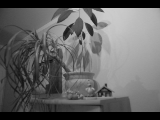
#> input picture Data/set_1/Nikon_D200_0_15694.png, 160 x 120 px, given as the content of the folder Data/set_1/Nikon_D200_0_15694.png, which was not available
$ python dft_dct.py --input_image_path Data/set_1/Nikon_D200_0_15694.png
#> lines starting #> are read from the running program, lines starting #| are printed output that depends on the picture; after the words box and inside, x2 and y2 are one past the last pixel; in counts of white or black regions, pixels touching at a corner belong together; long printed decimals are rounded; pictures that were not available may be replaced by others from this repository, and a replacement may not be noted
from PIL import Image
import numpy as np
from scipy import fftpack
import cv2
import glob
import os
import argparse


def largest_coeff_value_dft(img_fft, num_of_coefficient):
    rows_1 = img_fft.shape[0]
    cols_1 = img_fft.shape[1]

    img_fft_m = np.zeros((rows_1, cols_1), dtype = complex)

    img_fft_abs = np.abs(img_fft)

    temp = np.reshape(img_fft_abs, (rows_1 * cols_1))

    j =0
    if temp[num_of_coefficient -1] == temp[num_of_coefficient]:
       tot_coeff = num_of_coefficient  + 1
    else:
       tot_coeff = num_of_coefficient

    while (j < tot_coeff):

        index = np.where(img_fft_abs == np.amax(img_fft_abs))
        img_fft_m [index[0][0], index[1][0]]= img_fft[index[0][0], index[1][0]]
        img_fft_abs[index[0][0], index[1][0]]= -10
        j = j + 1
    return img_fft_m


def largest_coeff_value_dct(img_dct, num_of_coefficient):
    rows_1 = img_dct.shape[0]
    cols_1 = img_dct.shape[1]

    img_dct_m = np.zeros((rows_1, cols_1))

    img_dct_abs = np.abs(img_dct)

    j =0

    while (j < num_of_coefficient ):
        index = np.where(img_dct_abs == np.amax(img_dct_abs))
        img_dct_m [index[0][0], index[1][0]]= img_dct[index[0][0], index[1][0]]
        img_dct_abs[index[0][0], index[1][0]]= -10
        j = j + 1
    return img_dct_m


def main(args):

    num_of_coefficient = args["num_of_coeff"]
    print(f'number of coefficients are {num_of_coefficient}')

    PATH = args["input_image_path"]

    sum_1 = 0
    sum_2 = 0

    filename_list = []

    results_dft = f'results/dft'
    results_dct = f'results/dct'

    if not os.path.isdir(f'{results_dft}'):
        os.makedirs(results_dft)

    if not os.path.isdir(f'{results_dct}'):
        os.makedirs(results_dct)


    for filename in sorted(glob.glob(f'{PATH}/*')):

        img  = Image.open(filename)
#> img is the input picture: PIL image 160x120 L; min 0, max 204, mean 98.9
        img = np.asarray(img)
        rows, cols = img.shape[0], img.shape[1]
#> rows = 120; cols = 160
        no_of_pixels = rows * cols
#> no_of_pixels = 19200

        # fft
        img_fft = fftpack.fft2(img)
        img_fft_reconstructed = largest_coeff_value_dft(img_fft, num_of_coefficient)
#> in largest_coeff_value_dft, `img_fft_abs = np.abs(img_fft)`:
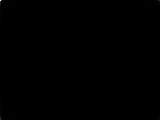
#> img_fft_abs: shape (120, 160) float64; min 22.31, max 1898590, mean 2082.8; drawn with min black and max white
#> in largest_coeff_value_dft, `temp = np.reshape(img_fft_abs, (rows_1 * cols_1))`: temp = 19200 values, max 1898590 at index 0, min 22.31 at index 9263, mean 2082.8
#> the loop in largest_coeff_value_dft, `while (j < tot_coeff): ` made 100 passes
#> after the loop in largest_coeff_value_dft, `while (j < tot_coeff):`:
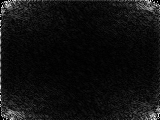
#> img_fft_abs: shape (120, 160) float64; 0.52% of pixels changed, all inside (x1, y1, x2, y2) = (0, 0, 160, 120); drawn with min black and max white
#> after the loop in largest_coeff_value_dft, `while (j < tot_coeff):`: j = 100
        img_reconstructed_f   = fftpack.ifft2(img_fft_reconstructed)
        sum_1 = sum_1 + np.sqrt( np.sum((np.abs(img_reconstructed_f - img)) ** 2 )/no_of_pixels)
#> sum_1 = 20.97

        image_recon_f  = Image.fromarray(np.uint8(img_reconstructed_f))
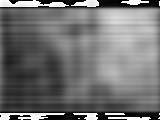
#> image_recon_f: PIL image 160x120 L; min 0, max 255, mean 112.9
        img_name = os.path.basename(filename)

        image_recon_f.save(f'{results_dft}/{num_of_coefficient}_{img_name}')

        # DCT
        img1 = np.float32(img) / 255.0
        img_dct_1 = cv2.dct(img1)
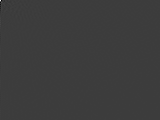
#> img_dct_1: shape (120, 160) float32; min -16.87, max 53.73, mean 0; drawn with min black and max white
        img_dct = img_dct_1 * 255
        img_dct_reconstructed = largest_coeff_value_dct(img_dct, num_of_coefficient)
#> the loop in largest_coeff_value_dct, `while (j < num_of_coefficient ):` made 100 passes
#> after the loop in largest_coeff_value_dct, `while (j < num_of_coefficient ):`:
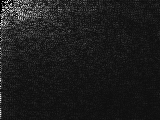
#> img_dct_abs: shape (120, 160) float32; min -10, max 167.2, mean 10; drawn with min black and max white
#> after the loop in largest_coeff_value_dct, `while (j < num_of_coefficient ):`: j = 100
        img_reconstructed_d =  cv2.idct(img_dct_reconstructed)
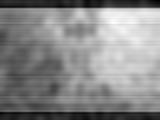
#> img_reconstructed_d: shape (120, 160) float64; min -36.86, max 216.9, mean 98.9; drawn with min black and max white
        sum_2 = sum_2 + np.sqrt(np.sum((np.abs(img_reconstructed_d - img)) ** 2 )/ no_of_pixels)
#> sum_2 = 18.95

        image_recon_d  = Image.fromarray(np.uint8(img_reconstructed_d))
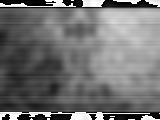
#> image_recon_d: PIL image 160x120 L; min 0, max 255, mean 112.6
        image_recon_d.save(f'{results_dct}/{num_of_coefficient}_{img_name}')

        filename_list.append(filename)

    num_of_images = len(filename_list)
    MSE_fft = sum_1 / num_of_images
#> MSE_fft = 20.97
    MSE_dct = sum_2 / num_of_images
#> MSE_dct = 18.95
    print("Mean Square Error FFT: ", MSE_fft)
#| Mean Square Error FFT:  20.972
    print("Mean Square Error DCT: ", MSE_dct)
#| Mean Square Error DCT:  18.952


if __name__ == "__main__":

     arg_parse = argparse.ArgumentParser()
     arg_parse.add_argument("-i", "--input_image_path", required=True,
                            help = "Path of Input Image")
     arg_parse.add_argument("-n", "--num_of_coeff", default= 100,
			    help = "number of coefficients")
     args = vars(arg_parse.parse_args())

     main(args)

$ run again, on Data/set_1/Nikon_D200_0_15706.png
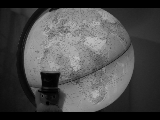
#> input picture Data/set_1/Nikon_D200_0_15706.png, 160 x 120 px, given as the content of the folder Data/set_1/Nikon_D200_0_15706.png, which was not available
#> in main, img is the input picture: PIL image 160x120 L; min 0, max 190, mean 74.3
#> temp = 19200 values, max 1426941 at index 0, min 20.99 at index 7310, mean 1821.8
#> the loop in largest_coeff_value_dft, `while (j < tot_coeff): ` made 100 passes
#> after the loop in largest_coeff_value_dft, `while (j < tot_coeff):`: j = 100
#> sum_1 = 16.83
#> the loop in largest_coeff_value_dct, `while (j < num_of_coefficient ):` made 100 passes
#> after the loop in largest_coeff_value_dct, `while (j < num_of_coefficient ):`:
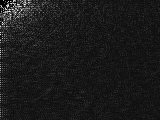
#> img_dct_abs: shape (120, 160) float32; min -10, max 166.3, mean 8.7; drawn with min black and max white
#> after the loop in largest_coeff_value_dct, `while (j < num_of_coefficient ):`: j = 100
#> sum_2 = 15.79
#> in main, `image_recon_d  = Image.fromarray(np.uint8(img_reconstructed_d))`:
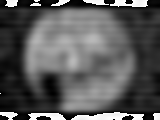
#> image_recon_d: PIL image 160x120 L; min 0, max 255, mean 89
#> MSE_fft = 16.83
#> MSE_dct = 15.79
#| Mean Square Error FFT:  16.834
#| Mean Square Error DCT:  15.788

$ run again, on Data/set_1/Nikon_D200_1_17233.png
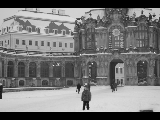
#> input picture Data/set_1/Nikon_D200_1_17233.png, 160 x 120 px, given as the content of the folder Data/set_1/Nikon_D200_1_17233.png, which was not available
#> in main, img is the input picture: PIL image 160x120 L; min 0, max 252, mean 118
#> temp = 19200 values, max 2265061 at index 0, min 11.63 at index 6023, mean 3202.7
#> the loop in largest_coeff_value_dft, `while (j < tot_coeff): ` made 100 passes
#> after the loop in largest_coeff_value_dft, `while (j < tot_coeff):`: j = 100
#> sum_1 = 30.22
#> the loop in largest_coeff_value_dct, `while (j < num_of_coefficient ):` made 100 passes
#> after the loop in largest_coeff_value_dct, `while (j < num_of_coefficient ):`:
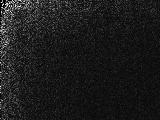
#> img_dct_abs: shape (120, 160) float32; min -10, max 234.4, mean 16.8; drawn with min black and max white
#> after the loop in largest_coeff_value_dct, `while (j < num_of_coefficient ):`: j = 100
#> sum_2 = 27.78
#> in main, `image_recon_d  = Image.fromarray(np.uint8(img_reconstructed_d))`:
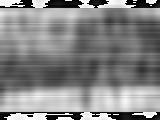
#> image_recon_d: PIL image 160x120 L; min 0, max 255, mean 133.1
#> MSE_fft = 30.22
#> MSE_dct = 27.78
#| Mean Square Error FFT:  30.222
#| Mean Square Error DCT:  27.785
